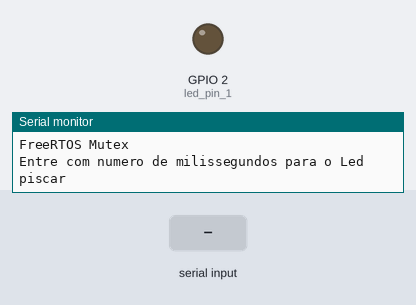
Simulated run of this sketch. Board: ESP32. On the bench: output pins drawn as LEDs (lit = HIGH), the last lines printed to the serial monitor. The inputs (shaded band) are chosen by the test bench.

Above: at 1.8 s.
1.9 s: "90,45\n" received over Serial
At 2.5 s:
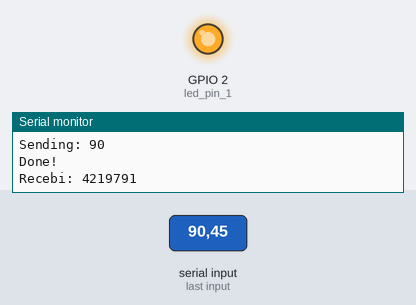
Timing chart, 0 to 4.9 s (numbered marks = the images above; inputs shaded):
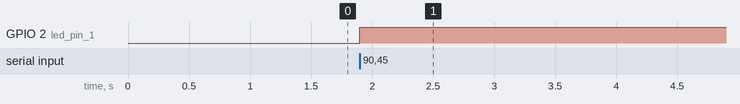

Measured:
- after the input at 1.9 s, GPIO 2 (led_pin_1): LOW → HIGH at once

The sketch:

led_serial_mutex_1.ino
```cpp
# include <freertos/FreeRTOS.h>
# include <freertos/task.h>

/**
 Adaptado de Shawn Hymel, Dec. 3, 2020 - Serial e Led com mutex e variável local
 * License: 0BSD
*/

// Pins
static const int led_pin_1 = 2;

// toggleLED: piscar led com rate_1
void toggleLED(void *parameter) {
  // Copy the parameter into a local variable
  int num = *(int *)parameter; //typecast

  Serial.print("Recebi: ");
  Serial.println(num);

  while(1) {
    digitalWrite(led_pin_1, HIGH);
    vTaskDelay(num / portTICK_PERIOD_MS);
    digitalWrite(led_pin_1, LOW);
    vTaskDelay(num / portTICK_PERIOD_MS);
  }
}

void setup() {

  // Configura pin
  pinMode(led_pin_1, OUTPUT);

  long int delay_arg;

  Serial.begin(115200);
  vTaskDelay(1000 / portTICK_PERIOD_MS); //aguarda 1s para a serial iniciar antes de escrever algo

  Serial.println("FreeRTOS Mutex    ");
  Serial.println("Entre com numero de milissegundos para o Led piscar");

  // aguarda algo da serial
  while (Serial.available() <= 0);

  // Read integer value
  delay_arg = Serial.parseInt();
  Serial.print("Sending: ");
  Serial.println(delay_arg);

  // Tarefas em loop infinito
  xTaskCreatePinnedToCore(  // Use xTaskCreate() in vanilla FreeRTOS
              toggleLED,  // função a ser chamada
              "ToggleLED",   // nome da task
              1024,         // tamanho em bytes
              (void *)&delay_arg,         // parâmetros a passar a função
              1,            // Prioridade (0 a configMAX_PRIORITIES - 1)
              NULL,         // handle da task
              1);     // núcleo: 0 (pro) 1 (app)

  Serial.println("Done!");
}

void loop() {
  vTaskDelay(1000 / portTICK_PERIOD_MS); // coloca task em blocked
  // apenas para permitir tarefas de menor prioridade serem executadas algum momento
}
```
